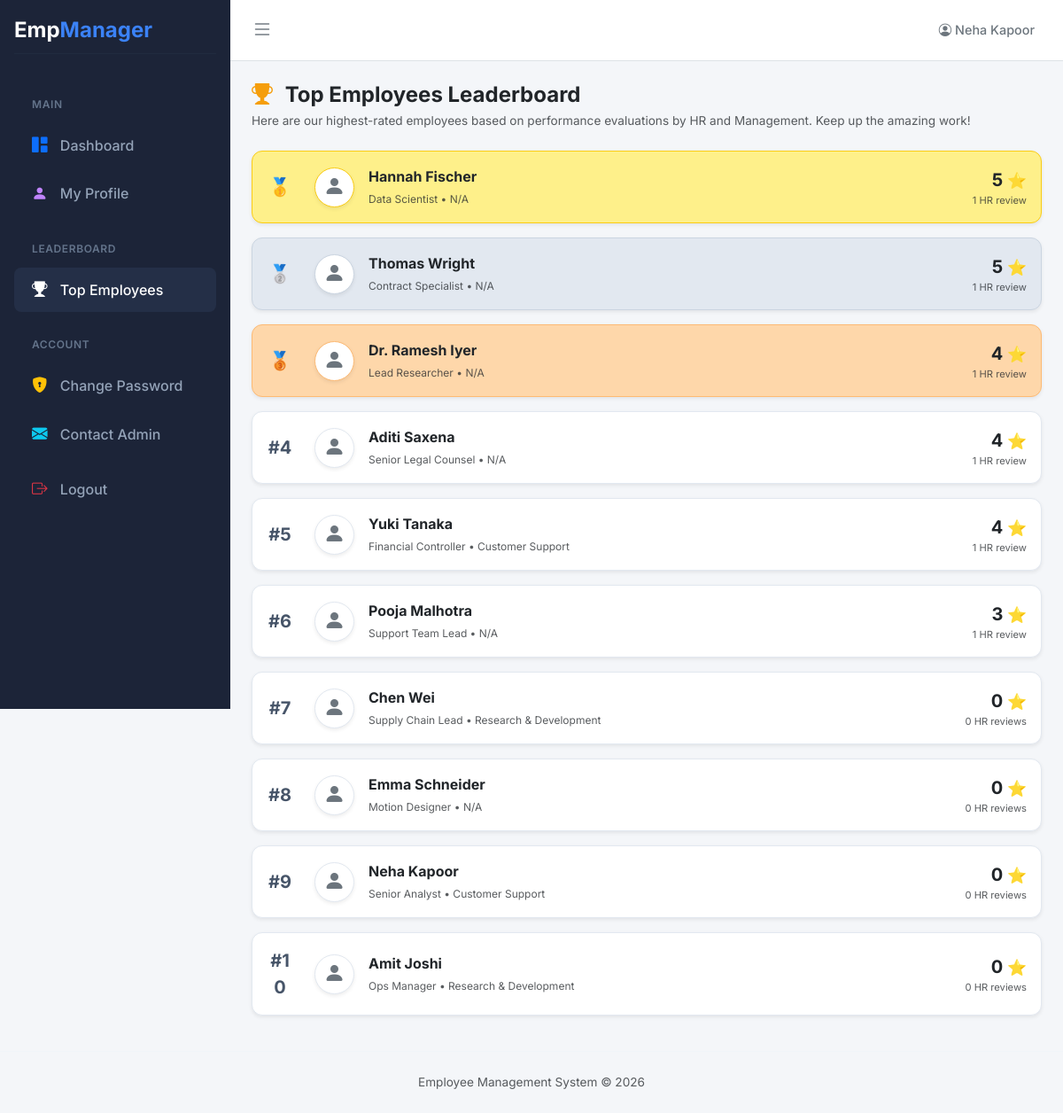
/employee/top_employees.php (signed in), run on the app's committed database.
### tables this page shows
CREATE TABLE employees (
    id INT AUTO_INCREMENT PRIMARY KEY,
    name VARCHAR(100) NOT NULL,
    email VARCHAR(100) NOT NULL UNIQUE,
    phone VARCHAR(15) NOT NULL,
    password VARCHAR(255) NOT NULL,
    department_id INT,
    role ENUM('admin','employee') DEFAULT 'employee',
    joining_date DATE NOT NULL,
    profile_pic VARCHAR(255),
    designation VARCHAR(100),
    country_id INT,
    state_id INT,
    city_id INT,
    job_role_id INT,
    resume VARCHAR(255),
    status TINYINT(1) DEFAULT 1,
    created_at TIMESTAMP DEFAULT CURRENT_TIMESTAMP,

    FOREIGN KEY (department_id) REFERENCES departments(id) ON DELETE SET NULL,
    FOREIGN KEY (country_id) REFERENCES countries(id) ON DELETE SET NULL,
    FOREIGN KEY (state_id) REFERENCES states(id) ON DELETE SET NULL,
    FOREIGN KEY (city_id) REFERENCES cities(id) ON DELETE SET NULL,
    FOREIGN KEY (job_role_id) REFERENCES job_roles(id) ON DELETE SET NULL
);

CREATE TABLE departments (
    id INT AUTO_INCREMENT PRIMARY KEY,
    name VARCHAR(100) NOT NULL UNIQUE,
    created_at TIMESTAMP DEFAULT CURRENT_TIMESTAMP
);

### employee/top_employees.php (the view, shortened to what this page needs)
<?php
include "../includes/db.php";
$query =
"SELECT
e.id,
e.name,
e.email,
e.designation,
e.profile_pic,
d.name AS department_name,
AVG(r.rating) AS avg_rating,
COUNT(r.id) AS total_reviews
FROM employees e
LEFT JOIN employee_ratings r ON e.id = r.employee_id
LEFT JOIN departments d ON e.department_id = d.id
WHERE e.role='employee'
GROUP BY e.id
ORDER BY avg_rating DESC
LIMIT 10";
$result = mysqli_query($conn, $query);
?>
<?php include "../includes/header.php"; ?>
<div class="d-flex">
<?php include "../includes/employee_sidebar.php"; ?>
<div class="flex-grow-1" style="background-color: var(--body-bg); min-height: 100vh;">
    <div class="d-flex justify-content-between align-items-center p-3 bg-white border-bottom">
        <div>
            <i class="bi bi-list fs-4 ms-2 text-secondary"></i>
        </div>
        <div class="d-flex align-items-center">
            <span class="fw-medium text-secondary me-3" style="font-size: 0.9rem;">
                <i class="bi bi-person-circle"></i> <?php echo htmlspecialchars($_SESSION['name']); ?>
            </span>
        </div>
    </div>
    <div class="container-fluid p-4">
        <div class="mb-4">
            <h4 class="mb-1 text-dark fw-bold"><i class="bi bi-trophy-fill me-2" style="color: #f59e0b;"></i> Top Employees Leaderboard</h4>
            <p class="text-muted mb-0" style="font-size: 0.85rem;">Here are our highest-rated employees based on performance evaluations by HR and Management. Keep up the amazing work!</p>
        </div>
        <div class="mt-4">
            <?php
            $rank = 1;
            while($row = mysqli_fetch_assoc($result)) {
                $bg_color = "#ffffff";
                $border_color = "#e2e8f0";
                if($rank == 1) {
                    $bg_color = "#fef08a";
                    $border_color = "#facc15";
                } else if($rank == 2) {
                    $bg_color = "#e2e8f0";
                    $border_color = "#cbd5e1";
                } else if($rank == 3) {
                    $bg_color = "#fed7aa";
                    $border_color = "#fdba74";
                }
            ?>
            <div class="card mb-3 shadow-sm border" style="background-color: <?php echo $bg_color; ?>; border-color: <?php echo $border_color; ?> !important; border-radius: 12px;">
                <div class="card-body p-3 d-flex justify-content-between align-items-center">
                    <div class="d-flex align-items-center">
                        <div class="me-4 fs-5 fw-bold text-center" style="width: 30px; color: #475569;">
                            <?php
                            if($rank == 1) echo "🥇";
                            else if($rank == 2) echo "🥈";
                            else if($rank == 3) echo "🥉";
                            else echo "#" . $rank;
                            ?>
                        </div>
                        <div class="rounded-circle bg-white d-flex align-items-center justify-content-center me-3 shadow-sm border" style="width: 45px; height: 45px; overflow: hidden; border-color: <?php echo $border_color; ?> !important;">
                            <?php if(!empty($row['profile_pic'])): ?>
                                <img src="../uploads/profiles/<?php echo $row['profile_pic']; ?>" style="width:100%;height:100%;object-fit:cover;">
                            <?php else: ?>
                                <i class="bi bi-person-fill text-secondary fs-4"></i>
                            <?php endif; ?>
                        </div>
                        <div>
                            <span class="fw-bold text-dark d-block" style="font-size: 1rem;"><?php echo htmlspecialchars($row['name']); ?></span>
                            <span class="text-muted" style="font-size: 0.75rem;"><?php echo htmlspecialchars($row['designation'] ?? 'Employee'); ?> • <?php echo htmlspecialchars($row['department_name'] ?? 'N/A'); ?></span>
                        </div>
                    </div>
                    <div class="text-end">
                        <div class="fw-bold fs-5 text-dark mb-0 line-height-1">
                            <?php echo $row['avg_rating'] ? round($row['avg_rating'], 1) : "0"; ?> <span style="color: #f59e0b; font-size: 1.1rem;">⭐</span>
                        </div>
                        <div class="text-muted" style="font-size: 0.7rem;"><?php echo $row['total_reviews']; ?> HR review<?php echo $row['total_reviews'] != 1 ? 's' : ''; ?></div>
                    </div>
                </div>
            </div>
            <?php
            $rank++;
            }
            ?>
        </div>
    </div>
</div>
</div>
<?php include "../includes/footer.php"; ?>

### includes/header.php (shortened to what this page needs)
<?php
$script = $_SERVER['SCRIPT_NAME'];
$emsPos = strpos($script, '/ems_self');
$rootBase = $emsPos !== false ? substr($script, 0, $emsPos + 9) : '';
?>
<!DOCTYPE html>
<html>
<head>
<link href="https://cdn.jsdelivr.net/npm/bootstrap@5.3.7/dist/css/bootstrap.min.css" rel="stylesheet">
<link href="https://cdn.jsdelivr.net/npm/bootstrap-icons@1.11.3/font/bootstrap-icons.min.css" rel="stylesheet">
<link href="<?php echo $rootBase; ?>/assets/css/style.css?v=<?php echo time(); ?>" rel="stylesheet">
</head>
<body>

### includes/employee_sidebar.php
<?php
$script = $_SERVER['SCRIPT_NAME'];
$empPos = strpos($script, '/employee');
$empBase = $empPos !== false ? substr($script, 0, $empPos + 9) : '';
$rootBase = $empBase ? dirname($empBase) : '';
$current_page = basename($_SERVER['PHP_SELF']);
?>
<div class="sidebar d-flex flex-column flex-shrink-0 p-3 vh-100" style="width: 260px; overflow-y: auto;">
    <a href="<?php echo $empBase; ?>/dashboard.php" class="d-flex align-items-center mb-3 mb-md-0 me-md-auto text-white text-decoration-none">
        <span class="fs-4 fw-bold">Emp<span style="color: var(--primary-color);">Manager</span></span>
    </a>
    <hr style="border-color: #334155; margin-top: 0.5rem; margin-bottom: 1.5rem;">
    <ul class="nav nav-pills flex-column mb-auto">
        <div class="sidebar-heading">MAIN</div>
        <li class="nav-item">
            <a href="<?php echo $empBase; ?>/dashboard.php" class="nav-link <?php if($current_page == 'dashboard.php') echo 'active'; ?>">
                <i class="bi bi-grid-1x2-fill <?php if($current_page == 'dashboard.php') echo 'text-white'; else echo 'text-primary'; ?>"></i> Dashboard
            </a>
        </li>
        <li>
            <a href="<?php echo $empBase; ?>/profile.php" class="nav-link <?php if($current_page == 'profile.php') echo 'active'; ?>">
                <i class="bi bi-person-fill <?php if($current_page == 'profile.php') echo 'text-white'; ?>" <?php if($current_page != 'profile.php') echo 'style="color: #c084fc;"'; ?>></i> My Profile
            </a>
        </li>
        <div class="sidebar-heading mt-4">LEADERBOARD</div>
        <li>
            <a href="<?php echo $empBase; ?>/top_employees.php" class="nav-link <?php if($current_page == 'top_employees.php') echo 'active'; ?>">
                <i class="bi bi-trophy-fill <?php if($current_page == 'top_employees.php') echo 'text-white'; else echo 'text-warning'; ?>"></i> Top Employees
            </a>
        </li>
        <div class="sidebar-heading mt-4">ACCOUNT</div>
        <li>
            <a href="<?php echo $empBase; ?>/change_password.php" class="nav-link <?php if($current_page == 'change_password.php') echo 'active'; ?>">
                <i class="bi bi-shield-lock-fill <?php if($current_page == 'change_password.php') echo 'text-white'; else echo 'text-warning'; ?>"></i> Change Password
            </a>
        </li>
        <li>
            <a href="<?php echo $empBase; ?>/contact.php" class="nav-link <?php if($current_page == 'contact.php') echo 'active'; ?>">
                <i class="bi bi-envelope-fill <?php if($current_page == 'contact.php') echo 'text-white'; else echo 'text-info'; ?>"></i> Contact Admin
            </a>
        </li>
        <li>
            <a href="<?php echo $rootBase; ?>/logout.php" class="nav-link text-danger mt-2">
                <i class="bi bi-box-arrow-right text-danger"></i> Logout
            </a>
        </li>
    </ul>
</div>

### includes/footer.php
<footer class="text-center py-4 text-muted" style="font-size: 0.85rem; border-top: 1px solid #f1f5f9; background-color: var(--body-bg);">
    Employee Management System &copy; 2026
</footer>

### assets/css/style.css (style rules this page uses)
:root { --primary-color: #3b82f6; --primary-hover: #2563eb; --sidebar-bg: #1c2438; --sidebar-hover: #242f47; --body-bg: #f4f6f9; --card-bg: #ffffff; --text-main: #334155; --text-muted: #64748b; --danger: #ef4444; --success: #10b981; --warning: #f59e0b; }
body { font-family: 'Inter', sans-serif; background-color: var(--body-bg); color: var(--text-main); }
.sidebar { background-color: var(--sidebar-bg) !important; color: #cbd5e1; position: sticky; top: 0; }
.sidebar .nav-link { color: #94a3b8 !important; font-weight: 500; padding: 0.75rem 1.25rem; border-radius: 8px; margin-bottom: 0.25rem; transition: all 0.2s ease; }
.sidebar .nav-link i { margin-right: 10px; font-size: 1.1rem; }
.sidebar .nav-link:hover, .sidebar .nav-link.active { background-color: var(--sidebar-hover); color: #ffffff !important; }
.sidebar-heading { font-size: 0.75rem; text-transform: uppercase; letter-spacing: 0.05em; color: #64748b; font-weight: 600; margin-top: 1.5rem; margin-bottom: 0.75rem; padding-left: 1.25rem; }
.card { border: none; border-radius: 12px; box-shadow: 0 4px 6px rgba(0,0,0,0.02), 0 1px 3px rgba(0,0,0,0.02); transition: transform 0.2s ease, box-shadow 0.2s ease; }

### data on the page
employees: name "Hannah Fischer", designation "Data Scientist", department_name "N/A", avg_rating "5", total_reviews "1"
employees: name "Thomas Wright", designation "Contract Specialist", department_name "N/A", avg_rating "5", total_reviews "1"
employees: name "Dr. Ramesh Iyer", designation "Lead Researcher", department_name "N/A", avg_rating "4", total_reviews "1"
employees: name "Aditi Saxena", designation "Senior Legal Counsel", department_name "N/A", avg_rating "4", total_reviews "1"
employees: name "Yuki Tanaka", designation "Financial Controller", department.name "Customer Support", avg_rating "4", total_reviews "1"
employees: name "Pooja Malhotra", designation "Support Team Lead", department_name "N/A", avg_rating "3", total_reviews "1"
employees: name "Chen Wei", designation "Supply Chain Lead", department.name "Research & Development", shows "0", total_reviews "0"
employees: name "Emma Schneider", designation "Motion Designer", department_name "N/A", shows "0", total_reviews "0"
employees: name "Neha Kapoor", designation "Senior Analyst", department.name "Customer Support", shows "0", total_reviews "0"
employees: name "Amit Joshi", designation "Ops Manager", department.name "Research & Development", shows "0", total_reviews "0"

### other printed values
$_SESSION['name'] "Neha Kapoor"
